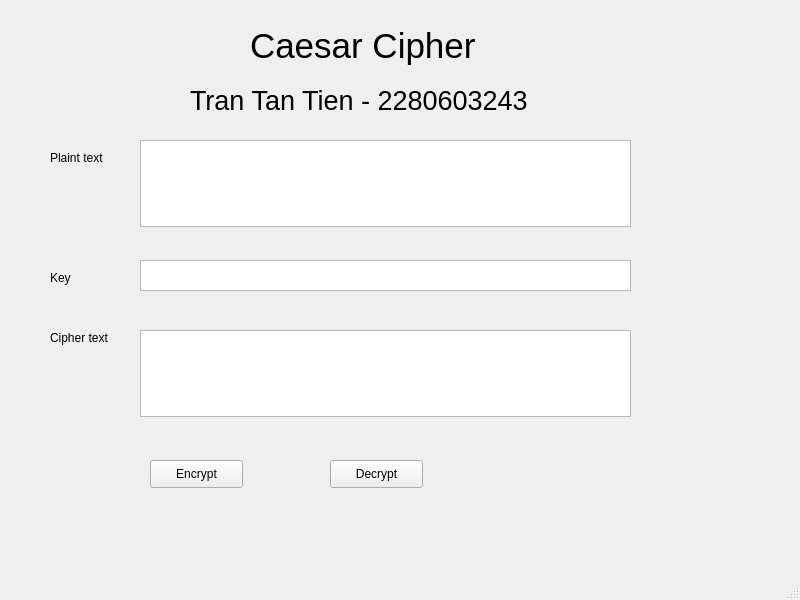
<?xml version="1.0" encoding="UTF-8"?>
<ui version="4.0">
 <class>MainWindow</class>
 <widget class="QMainWindow" name="MainWindow">
  <property name="geometry">
   <rect>
    <x>0</x>
    <y>0</y>
    <width>800</width>
    <height>600</height>
   </rect>
  </property>
  <property name="windowTitle">
   <string>MainWindow</string>
  </property>
  <widget class="QWidget" name="centralwidget">
   <widget class="QLabel" name="label">
    <property name="geometry">
     <rect>
      <x>250</x>
      <y>0</y>
      <width>271</width>
      <height>91</height>
     </rect>
    </property>
    <property name="font">
     <font>
      <pointsize>26</pointsize>
     </font>
    </property>
    <property name="text">
     <string>Caesar Cipher</string>
    </property>
   </widget>
   <widget class="QLabel" name="label_2">
    <property name="geometry">
     <rect>
      <x>50</x>
      <y>150</y>
      <width>55</width>
      <height>16</height>
     </rect>
    </property>
    <property name="text">
     <string>Plaint text</string>
    </property>
   </widget>
   <widget class="QLabel" name="label_3">
    <property name="geometry">
     <rect>
      <x>50</x>
      <y>330</y>
      <width>71</width>
      <height>16</height>
     </rect>
    </property>
    <property name="text">
     <string>Cipher text</string>
    </property>
   </widget>
   <widget class="QLabel" name="label_4">
    <property name="geometry">
     <rect>
      <x>50</x>
      <y>270</y>
      <width>55</width>
      <height>16</height>
     </rect>
    </property>
    <property name="text">
     <string>Key</string>
    </property>
   </widget>
   <widget class="QTextEdit" name="txt_plaintext">
    <property name="geometry">
     <rect>
      <x>140</x>
      <y>140</y>
      <width>491</width>
      <height>87</height>
     </rect>
    </property>
   </widget>
   <widget class="QTextEdit" name="txt_key">
    <property name="geometry">
     <rect>
      <x>140</x>
      <y>260</y>
      <width>491</width>
      <height>31</height>
     </rect>
    </property>
   </widget>
   <widget class="QTextEdit" name="txt_ciphertext">
    <property name="geometry">
     <rect>
      <x>140</x>
      <y>330</y>
      <width>491</width>
      <height>87</height>
     </rect>
    </property>
   </widget>
   <widget class="QPushButton" name="btn_encrypt">
    <property name="geometry">
     <rect>
      <x>150</x>
      <y>460</y>
      <width>93</width>
      <height>28</height>
     </rect>
    </property>
    <property name="text">
     <string>Encrypt</string>
    </property>
   </widget>
   <widget class="QPushButton" name="btn_decrypt">
    <property name="geometry">
     <rect>
      <x>330</x>
      <y>460</y>
      <width>93</width>
      <height>28</height>
     </rect>
    </property>
    <property name="text">
     <string>Decrypt</string>
    </property>
   </widget>
   <widget class="QLabel" name="label_5">
    <property name="geometry">
     <rect>
      <x>190</x>
      <y>80</y>
      <width>461</width>
      <height>41</height>
     </rect>
    </property>
    <property name="font">
     <font>
      <pointsize>20</pointsize>
     </font>
    </property>
    <property name="text">
     <string>Tran Tan Tien - 2280603243</string>
    </property>
   </widget>
  </widget>
  <widget class="QMenuBar" name="menubar">
   <property name="geometry">
    <rect>
     <x>0</x>
     <y>0</y>
     <width>800</width>
     <height>26</height>
    </rect>
   </property>
  </widget>
  <widget class="QStatusBar" name="statusbar"/>
 </widget>
 <resources/>
 <connections/>
</ui>
